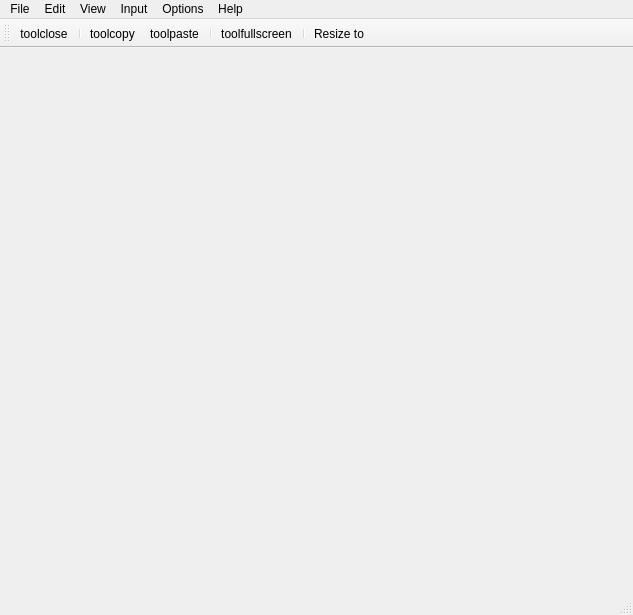
<?xml version="1.0" encoding="UTF-8"?>
<ui version="4.0">
 <class>SpiceMainWindow</class>
 <widget class="QMainWindow" name="SpiceMainWindow">
  <property name="geometry">
   <rect>
    <x>0</x>
    <y>0</y>
    <width>633</width>
    <height>615</height>
   </rect>
  </property>
  <property name="windowTitle">
   <string>MainWindow</string>
  </property>
  <widget class="QWidget" name="centralwidget">
   <property name="sizePolicy">
    <sizepolicy hsizetype="Expanding" vsizetype="Expanding">
     <horstretch>0</horstretch>
     <verstretch>0</verstretch>
    </sizepolicy>
   </property>
   <layout class="QVBoxLayout" name="verticalLayout">
    <item>
     <layout class="QVBoxLayout" name="layout"/>
    </item>
   </layout>
  </widget>
  <widget class="QMenuBar" name="menubar">
   <property name="geometry">
    <rect>
     <x>0</x>
     <y>0</y>
     <width>633</width>
     <height>28</height>
    </rect>
   </property>
   <widget class="QMenu" name="menu">
    <property name="title">
     <string>File</string>
    </property>
    <addaction name="action"/>
    <addaction name="action_2"/>
    <addaction name="separator"/>
    <addaction name="actionclose"/>
   </widget>
   <widget class="QMenu" name="menuedit">
    <property name="title">
     <string>Edit</string>
    </property>
    <addaction name="actionCopy_to_guest"/>
    <addaction name="actionPaste_to_guest"/>
   </widget>
   <widget class="QMenu" name="menuView">
    <property name="title">
     <string>View</string>
    </property>
    <addaction name="actionFullscreen"/>
    <addaction name="actionToolBar"/>
    <addaction name="actionStatusBar"/>
   </widget>
   <widget class="QMenu" name="menuInput">
    <property name="title">
     <string>Input</string>
    </property>
   </widget>
   <widget class="QMenu" name="menuOptions">
    <property name="title">
     <string>Options</string>
    </property>
    <addaction name="actionGrab_keyboard_when_active_and_focused"/>
    <addaction name="actionGrab_mouse"/>
    <addaction name="actiontoggle_mouse_mode"/>
    <addaction name="actionResize"/>
    <addaction name="actionScale_display"/>
    <addaction name="actionDisable_input"/>
    <addaction name="actionsync_modifiers"/>
    <addaction name="actionAutomatic_clipboard_bewteen_host_and_guest"/>
   </widget>
   <widget class="QMenu" name="menuHelp">
    <property name="title">
     <string>Help</string>
    </property>
   </widget>
   <addaction name="menu"/>
   <addaction name="menuedit"/>
   <addaction name="menuView"/>
   <addaction name="menuInput"/>
   <addaction name="menuOptions"/>
   <addaction name="menuHelp"/>
  </widget>
  <widget class="QStatusBar" name="statusBar"/>
  <widget class="QToolBar" name="toolBar">
   <property name="windowTitle">
    <string>toolBar</string>
   </property>
   <attribute name="toolBarArea">
    <enum>TopToolBarArea</enum>
   </attribute>
   <attribute name="toolBarBreak">
    <bool>false</bool>
   </attribute>
   <addaction name="actiontoolclose"/>
   <addaction name="separator"/>
   <addaction name="actiontoolcopy"/>
   <addaction name="actiontoolpaste"/>
   <addaction name="separator"/>
   <addaction name="actiontoolfullscreen"/>
   <addaction name="separator"/>
   <addaction name="actionResize_to"/>
  </widget>
  <action name="action">
   <property name="text">
    <string>connect</string>
   </property>
  </action>
  <action name="action_2">
   <property name="text">
    <string>recent</string>
   </property>
  </action>
  <action name="action_3">
   <property name="text">
    <string>插入</string>
   </property>
  </action>
  <action name="actionclose">
   <property name="icon">
    <iconset theme="close" resource="res.qrc">
     <normaloff>:/icon/警示红叉.png</normaloff>:/icon/警示红叉.png</iconset>
   </property>
   <property name="text">
    <string>close</string>
   </property>
  </action>
  <action name="actionCopy_to_guest">
   <property name="text">
    <string>Copy   to  guest</string>
   </property>
  </action>
  <action name="actionPaste_to_guest">
   <property name="text">
    <string>Paste to guest</string>
   </property>
  </action>
  <action name="actionFullscreen">
   <property name="checkable">
    <bool>true</bool>
   </property>
   <property name="icon">
    <iconset theme="fullscreen" resource="res.qrc">
     <normaloff>:/icon/fullscreen.png</normaloff>:/icon/fullscreen.png</iconset>
   </property>
   <property name="text">
    <string>Fullscreen</string>
   </property>
  </action>
  <action name="actionToolBar">
   <property name="checkable">
    <bool>true</bool>
   </property>
   <property name="text">
    <string>ToolBar</string>
   </property>
  </action>
  <action name="actionStatusBar">
   <property name="checkable">
    <bool>true</bool>
   </property>
   <property name="text">
    <string>StatusBar</string>
   </property>
  </action>
  <action name="actiontoolclose">
   <property name="icon">
    <iconset theme="close" resource="res.qrc">
     <normaloff>:/icon/警示红叉.png</normaloff>:/icon/警示红叉.png</iconset>
   </property>
   <property name="text">
    <string>toolclose</string>
   </property>
  </action>
  <action name="actiontoolcopy">
   <property name="icon">
    <iconset theme="copy" resource="res.qrc">
     <normaloff>:/icon/复制.png</normaloff>:/icon/复制.png</iconset>
   </property>
   <property name="text">
    <string>toolcopy</string>
   </property>
  </action>
  <action name="actiontoolpaste">
   <property name="icon">
    <iconset theme="paste" resource="res.qrc">
     <normaloff>:/icon/粘贴.png</normaloff>:/icon/粘贴.png</iconset>
   </property>
   <property name="text">
    <string>toolpaste</string>
   </property>
  </action>
  <action name="actiontoolfullscreen">
   <property name="icon">
    <iconset theme="fullscreen" resource="res.qrc">
     <normaloff>:/icon/fullscreen.png</normaloff>:/icon/fullscreen.png</iconset>
   </property>
   <property name="text">
    <string>toolfullscreen</string>
   </property>
  </action>
  <action name="actionResize_to">
   <property name="text">
    <string>Resize to</string>
   </property>
  </action>
  <action name="actionGrab_keyboard_when_active_and_focused">
   <property name="checkable">
    <bool>true</bool>
   </property>
   <property name="text">
    <string>Grab keyboard when active and focused</string>
   </property>
  </action>
  <action name="actionGrab_mouse">
   <property name="checkable">
    <bool>true</bool>
   </property>
   <property name="text">
    <string>Grab mouse in server mode(no tablet/vdagent)</string>
   </property>
  </action>
  <action name="actiontoggle_mouse_mode">
   <property name="checkable">
    <bool>true</bool>
   </property>
   <property name="text">
    <string>Toggle mouse mode</string>
   </property>
  </action>
  <action name="actionResize">
   <property name="checkable">
    <bool>true</bool>
   </property>
   <property name="text">
    <string>Resize guest to match window size</string>
   </property>
  </action>
  <action name="actionScale_display">
   <property name="checkable">
    <bool>true</bool>
   </property>
   <property name="text">
    <string>Scale display</string>
   </property>
  </action>
  <action name="actionDisable_input">
   <property name="checkable">
    <bool>true</bool>
   </property>
   <property name="text">
    <string>Disable input</string>
   </property>
  </action>
  <action name="actionsync_modifiers">
   <property name="checkable">
    <bool>true</bool>
   </property>
   <property name="text">
    <string>sync modifiers</string>
   </property>
  </action>
  <action name="actionAutomatic_clipboard_bewteen_host_and_guest">
   <property name="checkable">
    <bool>true</bool>
   </property>
   <property name="text">
    <string>Automatic clipboard sharing between host and guest</string>
   </property>
  </action>
 </widget>
 <resources>
  <include location="res.qrc"/>
 </resources>
 <connections/>
</ui>
